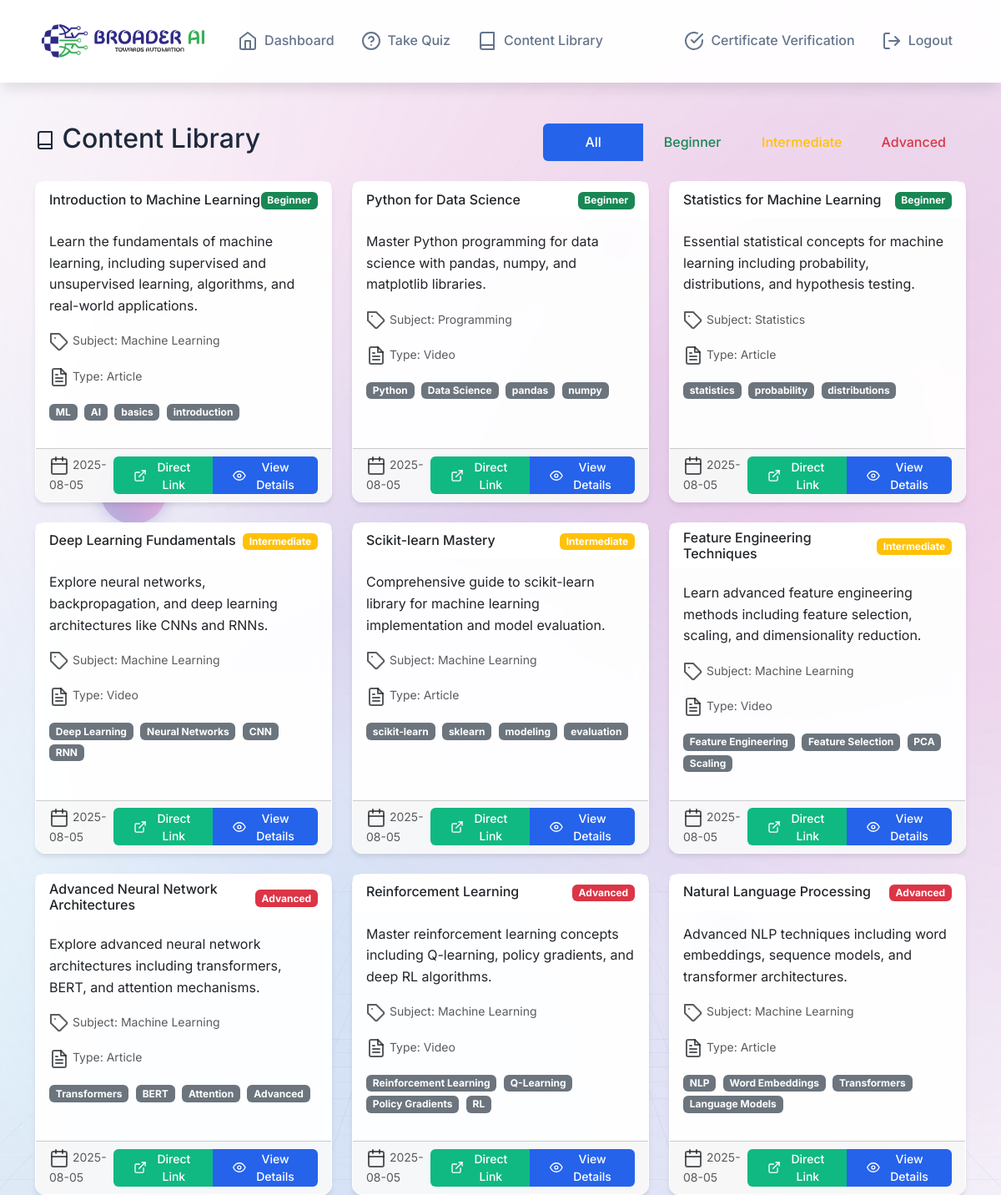
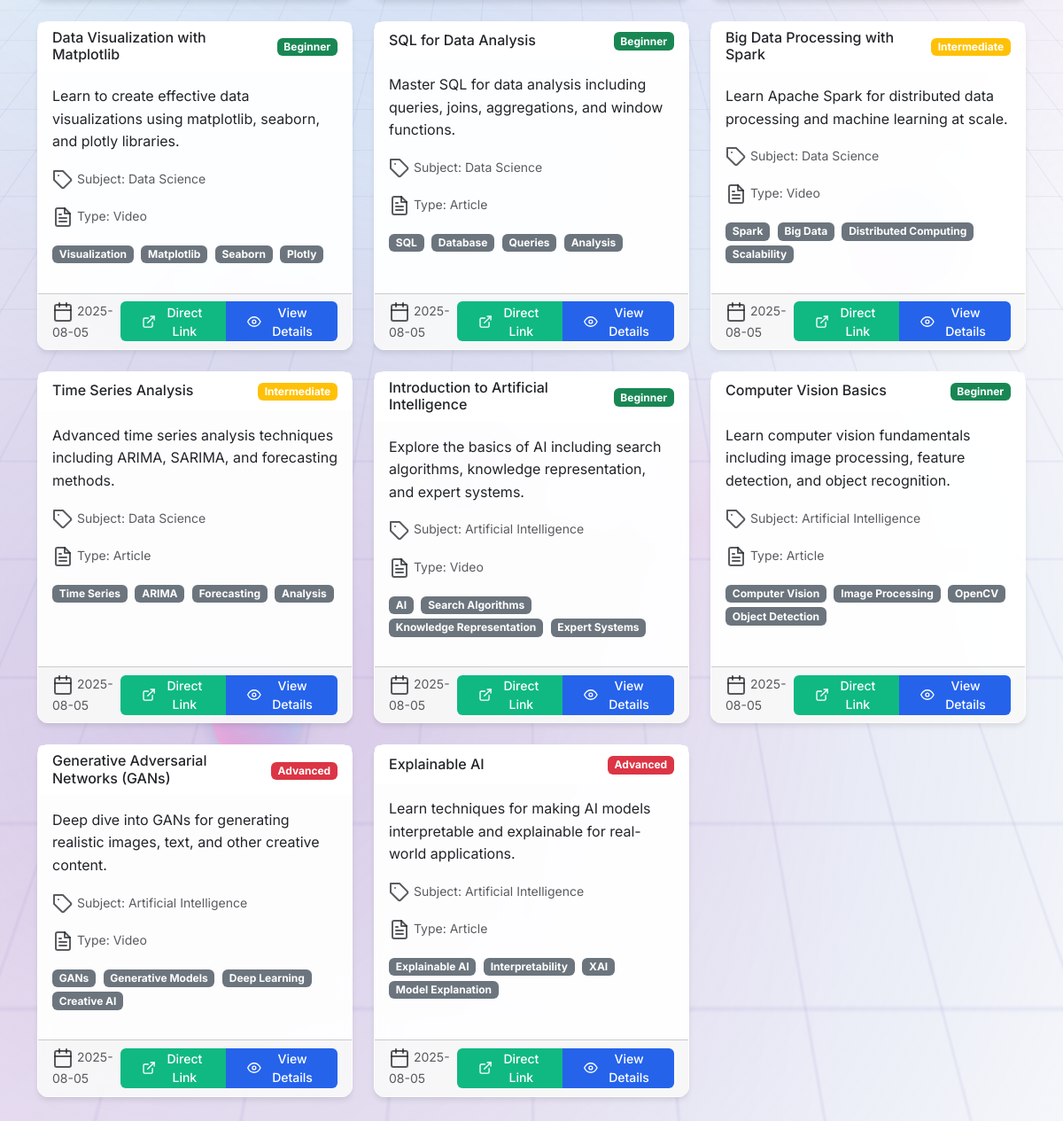
Screenshot of /content (signed in) with the database file from the repository (2 pictures, top to bottom).
### models.py (models this page shows)
class Content(db.Model):
    id = db.Column(db.Integer, primary_key=True)
    title = db.Column(db.String(200), nullable=False)
    description = db.Column(db.Text, nullable=False)
    content_type = db.Column(db.String(50), nullable=False)  # 'article', 'video', 'exercise'
    difficulty_level = db.Column(db.String(50), nullable=False)  # 'beginner', 'intermediate', 'advanced'
    subject = db.Column(db.String(100), nullable=False)
    tags = db.Column(db.Text)  # JSON string of tags
    content_url = db.Column(db.String(500), nullable=True)  # Direct link to content
    created_at = db.Column(db.DateTime, default=datetime.utcnow)
    quiz_questions = db.relationship('QuizQuestion', backref='content', lazy=True)

### routes.py (the view)
@app.route('/content')
@login_required
def content():
    difficulty_filter = request.args.get('difficulty', 'all')
    content_mgr = get_content_manager()
    if difficulty_filter == 'all':
        content_list = content_mgr.get_all_content()
    else:
        content_list = content_mgr.get_content_by_difficulty(difficulty_filter)
    return render_template('content.html',
                         content_list=content_list,
                         current_filter=difficulty_filter)

### app.py (called while the page is built)
@login_manager.user_loader
def load_user(user_id):
    from models import User
    return User.query.get(int(user_id))

@app.template_filter('from_json')
def from_json_filter(s):
    try:
        return json.loads(s) if s else []
    except (json.JSONDecodeError, TypeError):
        return []

### content_manager.py (called while the page is built)
def get_content_manager():
    global content_manager
    if content_manager is None:
        content_manager = ContentManager()
    return content_manager

    def get_all_content(self):
        return Content.query.all()

### templates/content.html (shortened to what this page needs)
{% extends "base.html" %}
{% block content %}
<div class="row">
    <div class="col-12">
        <div class="d-flex justify-content-between align-items-center mb-4">
            <h2>
                <i data-feather="book"></i>
                Content Library
            </h2>
            <div class="btn-group" role="group">
                <a href="{{ url_for('content', difficulty='all') }}" class="btn btn-{{ 'primary' if current_filter == 'all' else 'outline-primary' }}">
                    All
                </a>
                <a href="{{ url_for('content', difficulty='beginner') }}" class="btn btn-{{ 'success' if current_filter == 'beginner' else 'outline-success' }}">
                    Beginner
                </a>
                <a href="{{ url_for('content', difficulty='intermediate') }}" class="btn btn-{{ 'warning' if current_filter == 'intermediate' else 'outline-warning' }}">
                    Intermediate
                </a>
                <a href="{{ url_for('content', difficulty='advanced') }}" class="btn btn-{{ 'danger' if current_filter == 'advanced' else 'outline-danger' }}">
                    Advanced
                </a>
            </div>
        </div>
    </div>
</div>
<div class="row">
    {% for content in content_list %}
    <div class="col-md-6 col-lg-4 mb-4">
        <div class="card h-100">
            <div class="card-header">
                <div class="d-flex justify-content-between align-items-center">
                    <h6 class="mb-0">{{ content.title }}</h6>
                    <div>
                        <span class="badge bg-{{ 'success' if content.difficulty_level == 'beginner' else 'warning' if content.difficulty_level == 'intermediate' else 'danger' }}">
                            {{ content.difficulty_level.title() }}
                        </span>
                    </div>
                </div>
            </div>
            <div class="card-body">
                <p class="card-text">{{ content.description }}</p>
                <div class="mb-3">
                    <small class="text-muted">
                        <i data-feather="tag"></i>
                        Subject: {{ content.subject }}
                    </small>
                </div>
                <div class="mb-3">
                    <small class="text-muted">
                        <i data-feather="file-text"></i>
                        Type: {{ content.content_type.title() }}
                    </small>
                </div>
                {% if content.tags %}
                <div class="mb-3">
                    {% for tag in content.tags|from_json %}
                    <span class="badge bg-secondary me-1">{{ tag }}</span>
                    {% endfor %}
                </div>
                {% endif %}
            </div>
            <div class="card-footer">
                <div class="d-flex justify-content-between align-items-center">
                    <small class="text-muted">
                        <i data-feather="calendar"></i>
                        {{ content.created_at.strftime('%Y-%m-%d') }}
                    </small>
                    <div class="btn-group" role="group">
                        {% if content.content_url %}
                        <a href="{{ content.content_url }}" class="btn btn-success btn-sm" target="_blank">
                            <i data-feather="external-link"></i>
                            Direct Link
                        </a>
                        {% endif %}
                        <a href="{{ url_for('view_content', content_id=content.id) }}" class="btn btn-primary btn-sm">
                            <i data-feather="eye"></i>
                            View Details
                        </a>
                    </div>
                </div>
            </div>
        </div>
    </div>
    {% endfor %}
</div>
{% endblock %}

### templates/base.html (shortened to what this page needs)
<!DOCTYPE html>
<html lang="en">
<head>
  <link href="https://cdn.jsdelivr.net/npm/bootstrap@5.3.0/dist/css/bootstrap.min.css" rel="stylesheet">
</head>
<body>
  <div class="bg-3d-container">
  </div>
  <nav class="navbar navbar-expand-lg">
    <div class="container">
      <a class="navbar-brand" href="{{ url_for('index') }}">
        <div class="logo-container">
          <img src="{{ url_for('static', filename='images/broaderai_logo.png') }}" alt="BroderAI Logo">
        </div>
      </a>
      <div class="collapse navbar-collapse" id="navbarNav">
        <ul class="navbar-nav me-auto">
          {% if current_user.is_authenticated %}
            <li class="nav-item">
              <a class="nav-link" href="{{ url_for('dashboard') }}">
                <i data-feather="home"></i>
                Dashboard
              </a>
            </li>
            <li class="nav-item">
              <a class="nav-link" href="{{ url_for('quiz') }}">
                <i data-feather="help-circle"></i>
                Take Quiz
              </a>
            </li>
            <li class="nav-item">
              <a class="nav-link" href="{{ url_for('content') }}">
                <i data-feather="book"></i>
                Content Library
              </a>
            </li>
          {% endif %}
        </ul>
        <ul class="navbar-nav ms-auto">
          <li class="nav-item">
            <a class="nav-link" href="{{ url_for('verify_search') }}">
              <i data-feather="check-circle"></i>
              Certificate Verification
            </a>
          </li>
          {% if current_user.is_authenticated %}
            <li class="nav-item">
              <a class="nav-link" href="{{ url_for('logout') }}">
                <i data-feather="log-out"></i>
                Logout
              </a>
            </li>
          {% endif %}
        </ul>
      </div>
    </div>
  </nav>
  <main class="container my-5">
    {% block content %}{% endblock %}
  </main>
</body>
</html>

### templates/base.html (style rules this page uses)
:root { --primary-color: #2563eb; --secondary-color: #64748b; --success-color: #10b981; --warning-color: #f59e0b; --danger-color: #ef4444; --gradient-primary: linear-gradient(135deg, #667eea 0%, #764ba2 100%); --gradient-secondary: linear-gradient(135deg, #f093fb 0%, #f5576c 100%); --gradient-accent: linear-gradient(135deg, #4facfe 0%, #00f2fe 100%); --light-bg: #f8fafc; --white: #ffffff; --border-color: #e2e8f0; --text-primary: #1e293b; --text-secondary: #64748b; --shadow-sm: 0 1px 2px 0 rgb(0 0 0 / 0.05); --shadow-md: 0 4px 6px -1px rgb(0 0 0 / 0.1); --shadow-lg: 0 10px 15px -3px rgb(0 0 0 / 0.1); --shadow-xl: 0 20px 25px -5px rgb(0 0 0 / 0.1); }
body { font-family: 'Inter', -apple-system, BlinkMacSystemFont, sans-serif; background: var(--light-bg); color: var(--text-primary); line-height: 1.6; position: relative; overflow-x: hidden; }
body::before { content: ""; position: fixed; top: 0; left: 0; width: 100%; height: 100%; z-index: -3; background: radial-gradient(circle at 20% 80%, rgba(120, 119, 198, 0.3) 0%, transparent 50%), radial-gradient(circle at 80% 20%, rgba(255, 119, 198, 0.3) 0%, transparent 50%), radial-gradient(circle at 40% 40%, rgba(120, 219, 255, 0.3) 0%, transparent 50%); animation: backgroundShift 20s ease-in-out infinite alternate; }
.bg-3d-container { position: fixed; top: 0; left: 0; width: 100%; height: 100%; z-index: -2; pointer-events: none; overflow: hidden; }
.navbar { background: rgba(255, 255, 255, 0.95) !important; backdrop-filter: blur(20px); -webkit-backdrop-filter: blur(20px); box-shadow: var(--shadow-lg); border-bottom: 1px solid rgba(255, 255, 255, 0.2); padding: 1rem 0; position: relative; z-index: 1000; }
.navbar-brand { font-weight: 600; color: var(--primary-color) !important; display: flex; align-items: center; gap: 0.75rem; }
.logo-container { position: relative; padding: 0.5rem; }
.logo-container img { height: 40px; width: auto; border-radius: 6px; }
.nav-link { color: var(--text-secondary) !important; font-weight: 500; padding: 0.5rem 1rem !important; border-radius: 6px; transition: background-color 0.2s ease, color 0.2s ease; display: flex; align-items: center; gap: 0.5rem; }
.btn { font-weight: 500; padding: 0.75rem 1.5rem; border-radius: 6px; transition: background-color 0.2s ease, color 0.2s ease; border: none; min-width: 120px; height: 45px; display: inline-flex; align-items: center; justify-content: center; gap: 0.5rem; text-decoration: none; cursor: pointer; }
.btn-primary { background: var(--primary-color); color: white; }
.btn-success { background: var(--success-color); color: white; }
.btn-lg, .btn-sm { font-weight: 500; padding: 0.75rem 1.5rem; border-radius: 6px; transition: background-color 0.2s ease, color 0.2s ease; border: none; min-width: 120px; height: 45px; display: inline-flex; align-items: center; justify-content: center; gap: 0.5rem; }
.card { background: rgba(255, 255, 255, 0.95); border: 1px solid rgba(255, 255, 255, 0.3); border-radius: 12px; box-shadow: var(--shadow-md); backdrop-filter: blur(10px); }
.card-header { background: rgba(255, 255, 255, 0.8); border-bottom: 1px solid rgba(255, 255, 255, 0.3); font-weight: 600; backdrop-filter: blur(10px); }

### rows the page displays
Content: title "Introduction to Machine Learning", difficulty_level "Beginner", description "Learn the fundamentals of machine learning, including supervised and unsupervised learning, algorithms, and real-world applications.", subject "Machine Learning", content_type "Article", tags "ML" "AI" "basics" "introduction", created_at "2025-08-05"
Content: title "Python for Data Science", difficulty_level "Beginner", description "Master Python programming for data science with pandas, numpy, and matplotlib libraries.", subject "Programming", content_type "Video", tags "Python" "Data Science" "pandas" "numpy", created_at "2025-08-05"
Content: title "Statistics for Machine Learning", difficulty_level "Beginner", description "Essential statistical concepts for machine learning including probability, distributions, and hypothesis testing.", subject "Statistics", content_type "Article", tags "statistics" "probability" "distributions", created_at "2025-08-05"
Content: title "Deep Learning Fundamentals", difficulty_level "Intermediate", description "Explore neural networks, backpropagation, and deep learning architectures like CNNs and RNNs.", subject "Machine Learning", content_type "Video", tags "Deep Learning" "Neural Networks" "CNN" "RNN", created_at "2025-08-05"
Content: title "Scikit-learn Mastery", difficulty_level "Intermediate", description "Comprehensive guide to scikit-learn library for machine learning implementation and model evaluation.", subject "Machine Learning", content_type "Article", tags "scikit-learn" "sklearn" "modeling" "evaluation", created_at "2025-08-05"
Content: title "Feature Engineering Techniques", difficulty_level "Intermediate", description "Learn advanced feature engineering methods including feature selection, scaling, and dimensionality reduction.", subject "Machine Learning", content_type "Video", tags "Feature Engineering" "Feature Selection" "PCA" "Scaling", created_at "2025-08-05"
Content: title "Advanced Neural Network Architectures", difficulty_level "Advanced", description "Explore advanced neural network architectures including transformers, BERT, and attention mechanisms.", subject "Machine Learning", content_type "Article", tags "Transformers" "BERT" "Attention" "Advanced", created_at "2025-08-05"
Content: title "Reinforcement Learning", difficulty_level "Advanced", description "Master reinforcement learning concepts including Q-learning, policy gradients, and deep RL algorithms.", subject "Machine Learning", content_type "Video", tags "Reinforcement Learning" "Q-Learning" "Policy Gradients" "RL", created_at "2025-08-05"
Content: title "Natural Language Processing", difficulty_level "Advanced", description "Advanced NLP techniques including word embeddings, sequence models, and transformer architectures.", subject "Machine Learning", content_type "Article", tags "NLP" "Word Embeddings" "Transformers" "Language Models", created_at "2025-08-05"
Content: title "Data Visualization with Matplotlib", difficulty_level "Beginner", description "Learn to create effective data visualizations using matplotlib, seaborn, and plotly libraries.", subject "Data Science", content_type "Video", tags "Visualization" "Matplotlib" "Seaborn" "Plotly", created_at "2025-08-05"
Content: title "SQL for Data Analysis", difficulty_level "Beginner", description "Master SQL for data analysis including queries, joins, aggregations, and window functions.", subject "Data Science", content_type "Article", tags "SQL" "Database" "Queries" "Analysis", created_at "2025-08-05"
Content: title "Big Data Processing with Spark", difficulty_level "Intermediate", description "Learn Apache Spark for distributed data processing and machine learning at scale.", subject "Data Science", content_type "Video", tags "Spark" "Big Data" "Distributed Computing" "Scalability", created_at "2025-08-05"
Content: title "Time Series Analysis", difficulty_level "Intermediate", description "Advanced time series analysis techniques including ARIMA, SARIMA, and forecasting methods.", subject "Data Science", content_type "Article", tags "Time Series" "ARIMA" "Forecasting" "Analysis", created_at "2025-08-05"
Content: title "Introduction to Artificial Intelligence", difficulty_level "Beginner", description "Explore the basics of AI including search algorithms, knowledge representation, and expert systems.", subject "Artificial Intelligence", content_type "Video", tags "AI" "Search Algorithms" "Knowledge Representation" "Expert Systems", created_at "2025-08-05"
Content: title "Computer Vision Basics", difficulty_level "Beginner", description "Learn computer vision fundamentals including image processing, feature detection, and object recognition.", subject "Artificial Intelligence", content_type "Article", tags "Computer Vision" "Image Processing" "OpenCV" "Object Detection", created_at "2025-08-05"
Content: title "Generative Adversarial Networks (GANs)", difficulty_level "Advanced", description "Deep dive into GANs for generating realistic images, text, and other creative content.", subject "Artificial Intelligence", content_type "Video", tags "GANs" "Generative Models" "Deep Learning" "Creative AI", created_at "2025-08-05"
Content: title "Explainable AI", difficulty_level "Advanced", description "Learn techniques for making AI models interpretable and explainable for real-world applications.", subject "Artificial Intelligence", content_type "Article", tags "Explainable AI" "Interpretability" "XAI" "Model Explanation", created_at "2025-08-05"
